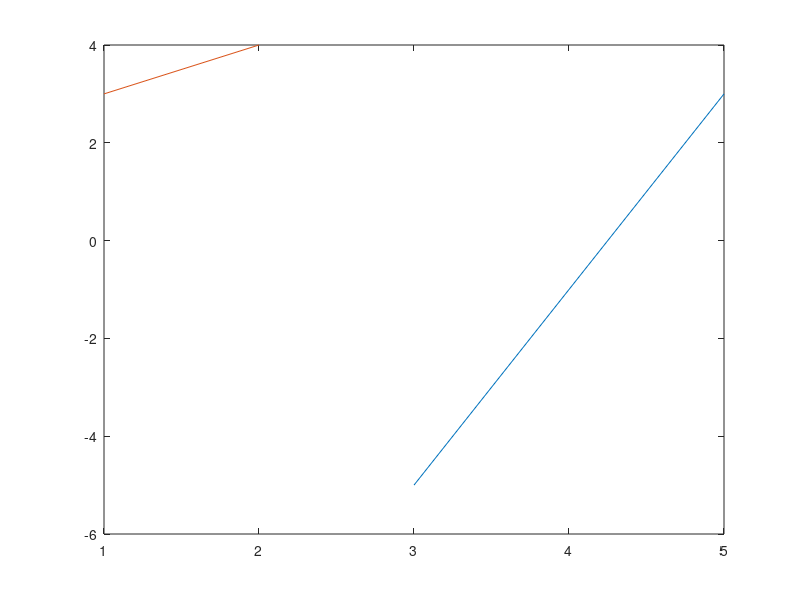

Reproduce this figure in MATLAB.
% Create rotation matrix
theta = 90; % to rotate 90 counterclockwise
R = [cosd(theta) -sind(theta); sind(theta) cosd(theta)];
% Rotate your point(s)
point = [3 5]' % arbitrarily selected
rotpoint = R*point;

plot(point, rotpoint, [1, 2], [3, 4])
